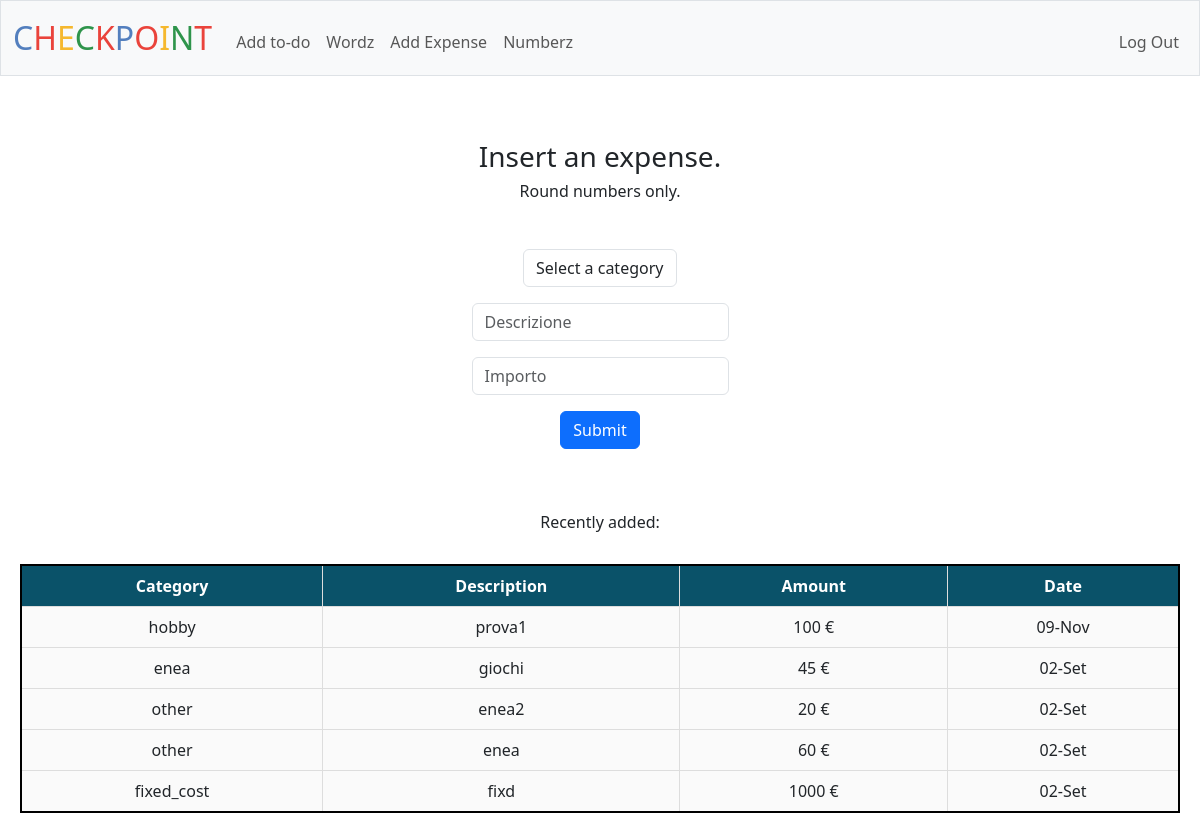
Page /expense (signed in) on the earlier database version.
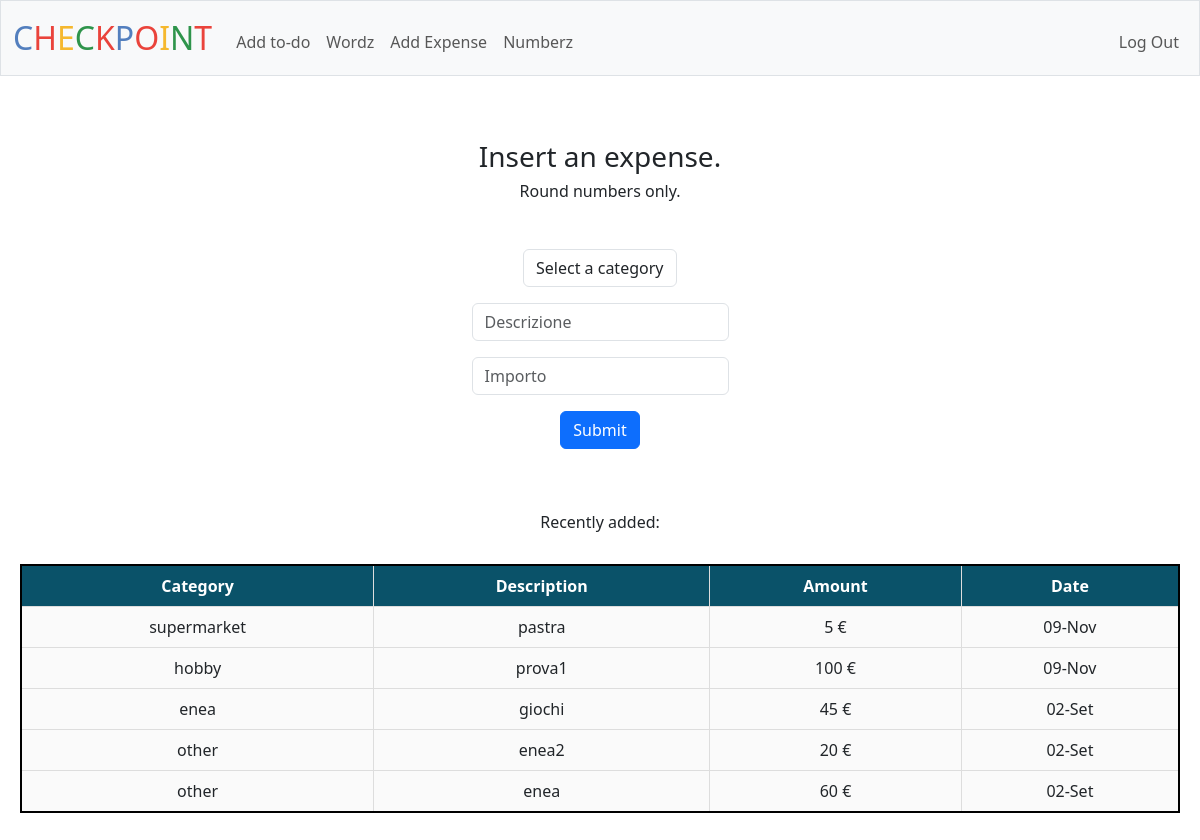
Same page on the later database version.
### tables this page shows
CREATE TABLE expenses (
id INTEGER PRIMARY KEY AUTOINCREMENT NOT NULL,
username TEXT,
category TEXT,
description TEXT,
amount INTEGER,
timedate DATETIME DEFAULT CURRENT_TIMESTAMP,
FOREIGN KEY (username) REFERENCES users(username)
);

### app.py (the view)
@app.route("/expense", methods=["GET", "POST"])
@login_required
def expense():
    if request.method == "POST":
        category=request.form.get("category")
        description=request.form.get("description")
        amount=request.form.get("amount")
        if not category or not amount or not description:
            return apology("Please fill all the checkbox.")
        amount=int(amount)
        if amount<=0:
            return apology("Please insert a number bigger than 0 :)")
        db.execute("INSERT INTO expenses (username, category, description, amount) VALUES (?,?,?,?)", session["username"], category, description, amount)
        return redirect("/expense")
    else:
        user_last_expenses=last_expenses(session["username"])
        return render_template("expense.html", user_last_expenses=user_last_expenses)

### app.py (called while the page is built)
@app.after_request
def after_request(response):
    response.headers["Cache-Control"] = "no-cache, no-store, must-revalidate"
    response.headers["Expires"] = 0
    response.headers["Pragma"] = "no-cache"
    return response

### helpers.py (called while the page is built)
def login_required(f):
    @wraps(f)
    def decorated_function(*args, **kwargs):
        if session.get("user_id") is None:
            return redirect("/login")
        return f(*args, **kwargs)
    return decorated_function

def last_expenses(username):
    return db.execute("""
        SELECT category, description, amount,
        strftime('%d', timedate) || '-' ||
        CASE strftime('%m', timedate)
            WHEN '01' THEN 'Gen' WHEN '02' THEN 'Feb'
            WHEN '03' THEN 'Mar' WHEN '04' THEN 'Apr'
            WHEN '05' THEN 'Mag' WHEN '06' THEN 'Giu'
            WHEN '07' THEN 'Lug' WHEN '08' THEN 'Ago'
            WHEN '09' THEN 'Set' WHEN '10' THEN 'Ott'
            WHEN '11' THEN 'Nov' WHEN '12' THEN 'Dic'
        END AS formatted_date
        FROM expenses
        WHERE username = ?
        ORDER BY timedate DESC
        LIMIT 5""", username)

### templates/expense.html (shortened to what this page needs)
{% extends "layout.html" %}
{% block main %}
    <div>
        <p>
            <h3> Insert an expense.</h3>
            <h6> Round numbers only.</h6><br>
        </p>
        <form action="/expense" method="post">
            <select class="form-control mx-auto w-auto mb-3" name="category">
                <option value="" disabled selected>Select a category</option>
            </select>
            <input class="form-control mx-auto w-auto mb-3" name="description" placeholder="Descrizione" type="text">
            <input class="form-control mx-auto w-auto mb-3" name="amount" placeholder="Importo" type="number">
            <button class="btn btn-primary" type="submit">Submit</button>
        </form>
    </div>
    <div>
        <p>
            <br><br><h6>Recently added:</h6>
        </p>
        <table>
            <tr>
                <th>Category</th>
                <th>Description</th>
                <th>Amount</th>
                <th>Date</th>
            </tr>
            {% for row in user_last_expenses %}
            <tr>
                <td>{{ row.category }}</td>
                <td>{{ row.description }}</td>
                <td>{{ row.amount }} €</td>
                <td>{{ row.formatted_date }}</td>
            </tr>
            {% endfor %}
        </table>
    </div>
{% endblock %}

Differences in the rows shown:
no longer on this page (row unchanged): expenses: category "fixed_cost", description "fixd", amount "1000", formatted_date "02-Set"
added expenses: category "supermarket", description "pastra", amount "5", formatted_date "09-Nov"
